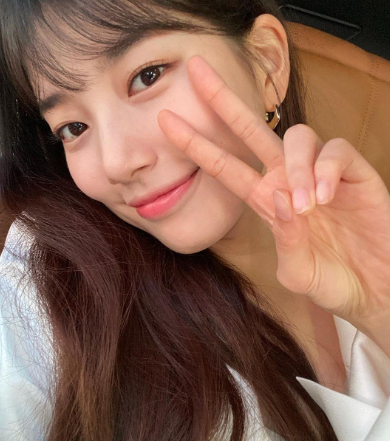
#> input picture samples/selfie1.png, 390 x 441 px
$ python -i iris_detection.py   (imports and definitions only)   (older library calls are emulated)
#> lines starting #> are read from the running program, lines starting #| are printed output that depends on the picture
import cv2

def detect_iris(image_path):
#> called with image_path = '../samples/selfie1.png'
    image = cv2.imread(image_path)
#> image is the input picture: shape (441, 390, 3); mean B, G, R 85, 101.4, 138.6

    if image is None:
        return {"error": "Image not found"}

    gray = cv2.cvtColor(image, cv2.COLOR_BGR2GRAY)
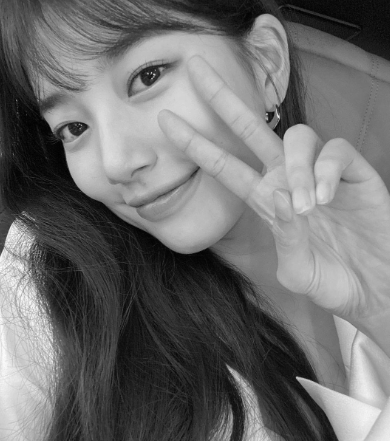
#> gray: shape (441, 390); min 1, max 252, mean 110.6

    eye_cascade = cv2.CascadeClassifier(
        cv2.data.haarcascades + "haarcascade_eye.xml"
    )

    eyes = eye_cascade.detectMultiScale(gray, 1.3, 5)
#> eyes = [[116, 46, 63, 63], [53, 109, 43, 43]]

    if len(eyes) == 0:
        return {
            "iris_detected": False,
            "risk_score": 0
        }

    x, y, w, h = eyes[0]
#> x = 116; y = 46; w = 63; h = 63

    # Extract eye region
    eye_crop = image[y:y+h, x:x+w]
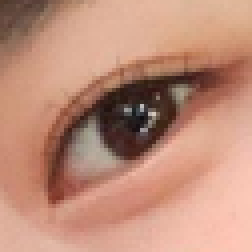
#> eye_crop: shape (63, 63, 3) (shown 4 times larger); mean B, G, R 121.2, 141.3, 190.7

    save_path = "extracted/iris/iris.jpg"
    cv2.imwrite(save_path, eye_crop)

    resolution_score = min((w * h) / 500, 40)
#> resolution_score = 7.94

    sharpness = cv2.Laplacian(gray, cv2.CV_64F).var()
#> sharpness = 536.4
    sharpness_score = min(sharpness / 50, 30)
#> sharpness_score = 10.73

    exposure_score = 30

    risk_score = resolution_score + sharpness_score + exposure_score
#> risk_score = 48.67
    risk_score = min(risk_score, 100)

    return {
        "iris_detected": True,
        "risk_score": round(risk_score, 2),
        "saved_path": save_path
    }

>>> result = detect_iris('../samples/selfie1.png')
#> result = {'iris_detected': True, 'risk_score': 48.67, 'saved_path': 'extracted/iris/iris.jpg'}

$ run again, on samples/selfie2.png
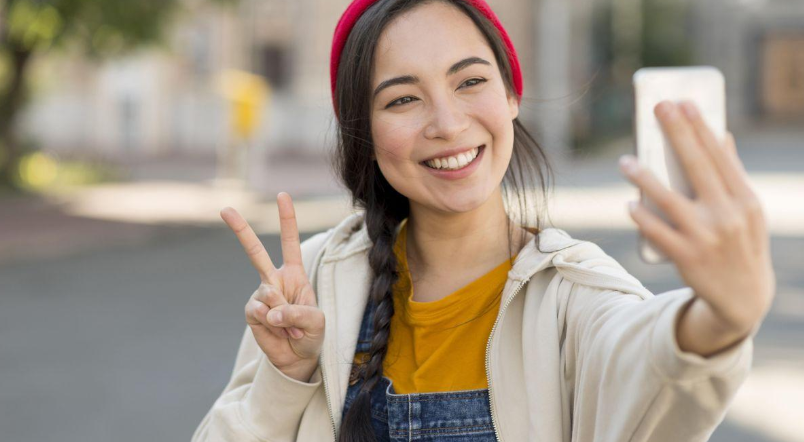
#> input picture samples/selfie2.png, 804 x 442 px
#> in detect_iris, image is the input picture: shape (442, 804, 3); mean B, G, R 134.9, 148.8, 161.5
#> in detect_iris, `gray = cv2.cvtColor(image, cv2.COLOR_BGR2GRAY)`:
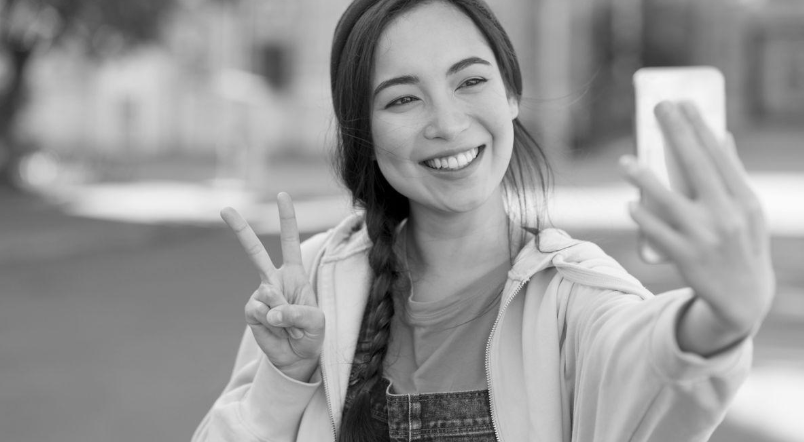
#> gray: shape (442, 804); min 0, max 252, mean 151
#> eyes = [[380, 79, 42, 42], [446, 58, 46, 46], [201, 11, 114, 114]]
#> x = 380; y = 79; w = 42
#> in detect_iris, `eye_crop = image[y:y+h, x:x+w]`:
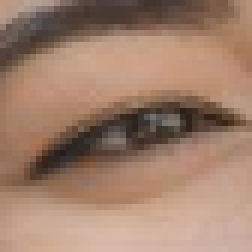
#> eye_crop: shape (42, 42, 3) (shown 6 times larger); mean B, G, R 108.2, 127.5, 159.9
#> resolution_score = 3.53
#> sharpness = 112.5
#> sharpness_score = 2.25
#> risk_score = 35.78
#> result = {'iris_detected': True, 'risk_score': 35.78, 'saved_path': 'extracted/iris/iris.jpg'}

$ run again, on samples/selfie3.png
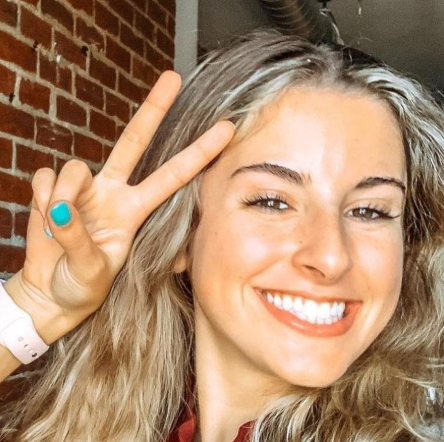
#> input picture samples/selfie3.png, 444 x 442 px
#> in detect_iris, image is the input picture: shape (442, 444, 3); mean B, G, R 105.3, 134.7, 169.7
#> in detect_iris, `gray = cv2.cvtColor(image, cv2.COLOR_BGR2GRAY)`:
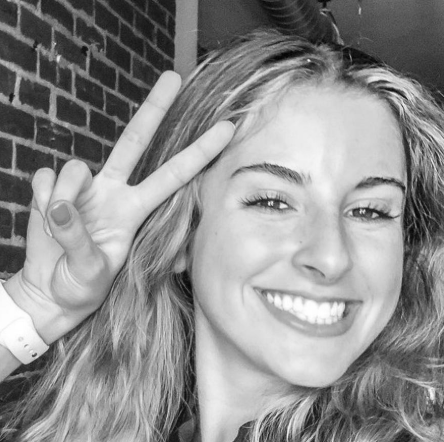
#> gray: shape (442, 444); min 4, max 255, mean 141.8
#> eyes = [[333, 182, 61, 61], [232, 169, 71, 71]]
#> x = 333; y = 182; w = 61
#> in detect_iris, `eye_crop = image[y:y+h, x:x+w]`:
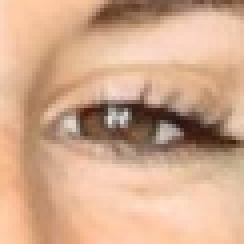
#> eye_crop: shape (61, 61, 3) (shown 4 times larger); mean B, G, R 141, 169.3, 210.1
#> resolution_score = 7.44
#> sharpness = 801.6
#> sharpness_score = 16.03
#> risk_score = 53.47
#> result = {'iris_detected': True, 'risk_score': 53.47, 'saved_path': 'extracted/iris/iris.jpg'}

$ run again, on samples/selfie4.png
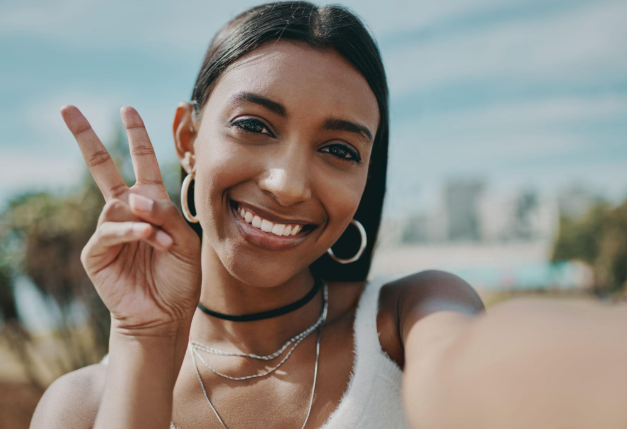
#> input picture samples/selfie4.png, 627 x 429 px
#> in detect_iris, image is the input picture: shape (429, 627, 3); mean B, G, R 132.1, 139.6, 145.2
#> in detect_iris, `gray = cv2.cvtColor(image, cv2.COLOR_BGR2GRAY)`:
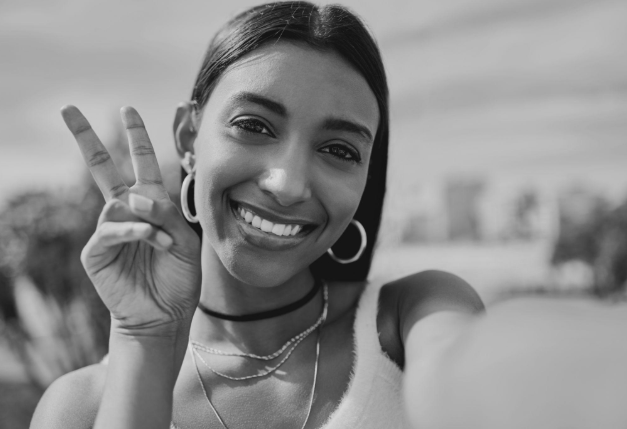
#> gray: shape (429, 627); min 18, max 221, mean 140.5
#> eyes = [[228, 102, 54, 54], [311, 127, 47, 47]]
#> x = 228; y = 102; w = 54
#> in detect_iris, `eye_crop = image[y:y+h, x:x+w]`:
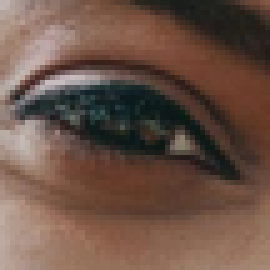
#> eye_crop: shape (54, 54, 3) (shown 5 times larger); mean B, G, R 70.8, 82.7, 107.6
#> resolution_score = 5.83
#> sharpness = 155.7
#> sharpness_score = 3.11
#> risk_score = 38.95
#> result = {'iris_detected': True, 'risk_score': 38.95, 'saved_path': 'extracted/iris/iris.jpg'}
